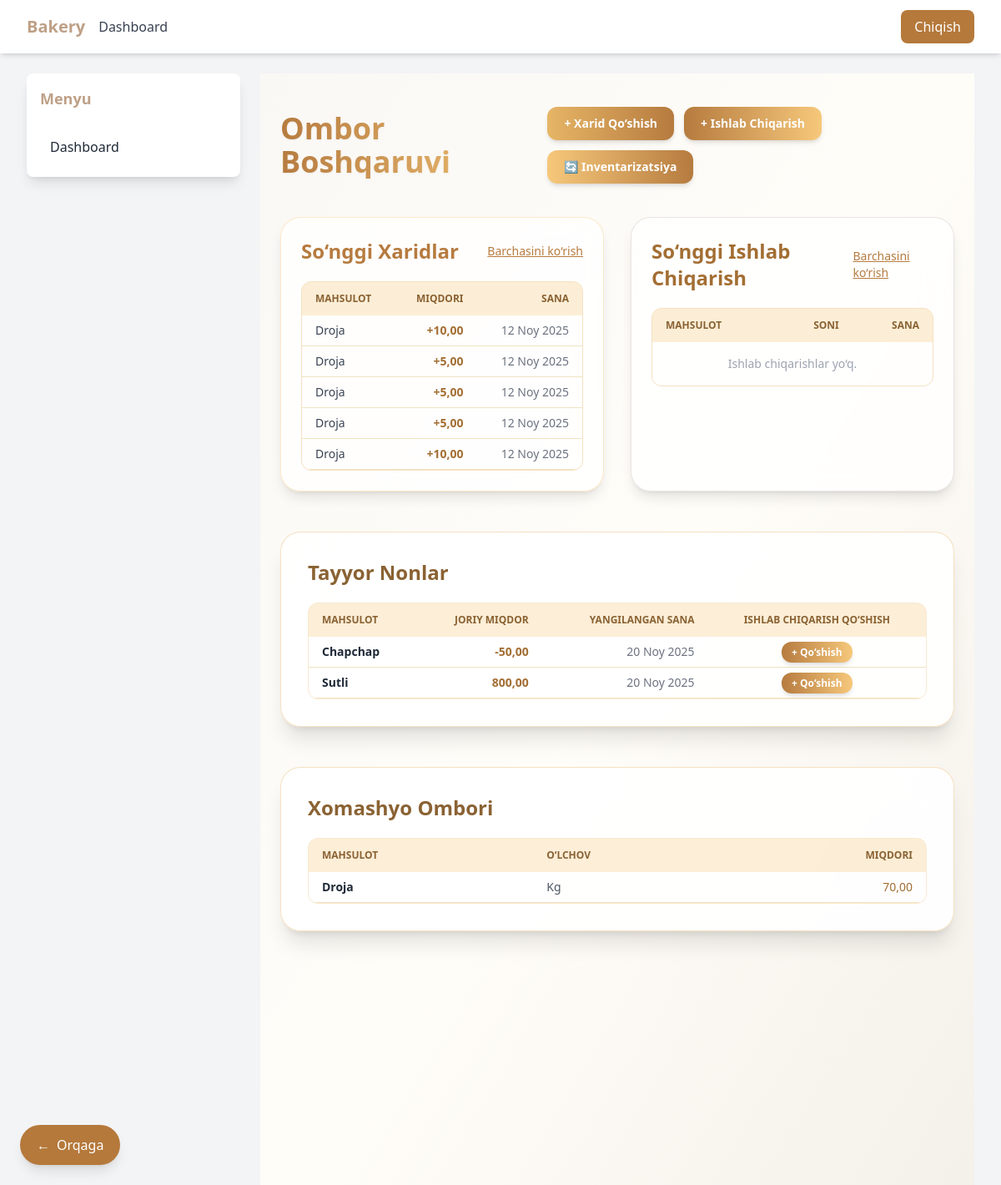
Screenshot of /inventory/ with the database file from the repository.
### inventory/models.py (models this page shows, shortened)
class Purchase(models.Model):
    ingredient = models.ForeignKey(Ingredient, on_delete=models.CASCADE, related_name='purchases')
    quantity = models.DecimalField(**DECIMAL_KWARGS)
    price = models.DecimalField(max_digits=12, decimal_places=2, null=True, blank=True)
    date = models.DateTimeField(auto_now_add=True)
    note = models.TextField(blank=True)
    class Meta:
        verbose_name = _("Purchase")
        verbose_name_plural = _("Purchases")
        ordering = ['-date']

class Ingredient(models.Model):
    name = models.CharField(max_length=200, unique=True)
    quantity = models.DecimalField(**DECIMAL_KWARGS, default=Decimal('0'))
    unit = models.ForeignKey(Unit, on_delete=models.PROTECT, related_name='ingredients')
    low_stock_threshold = models.DecimalField(
        **DECIMAL_KWARGS,
        default=Decimal('0'),
        help_text=_("Minimum quantity before alert (set by admin)")
    )
    class Meta:
        verbose_name = _("Ingredient")
        verbose_name_plural = _("Ingredients")
    @property
    def is_low_stock(self):
        if self.low_stock_threshold is None:
            return False
        return self.quantity <= self.low_stock_threshold

class BakeryProductStock(models.Model):
    product = models.ForeignKey('products.Product', on_delete=models.CASCADE, related_name='bakery_stocks')
    quantity = models.DecimalField(max_digits=12, decimal_places=3, default=0)
    pinned = models.BooleanField(default=False)
    updated_at = models.DateTimeField(auto_now=True)

class Unit(models.Model):
    name = models.CharField(max_length=50, unique=True)
    short = models.CharField(max_length=10, blank=True)
    class Meta:
        verbose_name = _("Unit")
        verbose_name_plural = _("Units")

### products/models.py (models this page shows, shortened)
class Product(models.Model):
    name = models.CharField(max_length=150, unique=True)
    description = models.TextField(blank=True, null=True)
    is_active = models.BooleanField(default=True)
    created_at = models.DateTimeField(auto_now_add=True)
    updated_at = models.DateTimeField(auto_now=True)
    class Meta:
        verbose_name = "Mahsulot"
        verbose_name_plural = "Mahsulotlar"

### inventory/views.py (the view)
# urls.py: path("", views.inventory_dashboard, name="inventory_dashboard"),
def inventory_dashboard(request):
    ingredients = Ingredient.objects.select_related("unit").all().order_by("name")
    bakery_products = BakeryProductStock.objects.select_related("product").all().order_by("-pinned", "product__name")
    recent_purchases = Purchase.objects.select_related("ingredient").order_by("-date")[:5]
    recent_productions = Production.objects.select_related("product").order_by("-date")[:5]
    low_stock_ingredients = [ing for ing in ingredients if ing.quantity <= ing.low_stock_threshold]
    context = {
        "ingredients": ingredients,
        "bakery_stocks": bakery_products,
        "recent_purchases": recent_purchases,
        "recent_bakery_productions": recent_productions,
        "low_stock_ingredients": low_stock_ingredients,
    }
    return render(request, "inventory/dashboard.html", context)

### inventory/templates/inventory/dashboard.html (shortened to what this page needs)
{% extends "base.html" %}
{% block content %}
<div class="min-h-screen bg-gradient-to-br from-[#FAF8F5] via-[#FFFDF8] to-[#F6C87B]/10 py-10 px-6">
  <div class="flex flex-col sm:flex-row sm:items-center sm:justify-between mb-10">
    <h1 class="text-4xl font-extrabold text-transparent bg-clip-text bg-gradient-to-r from-[#B67B3F] to-[#F6C87B] drop-shadow-sm mb-4 sm:mb-0">
    </h1>
    <div class="flex gap-3 flex-wrap">
      <a href="{% url 'inventory:purchase_create' %}"
         class="bg-gradient-to-r from-[#E6B566] to-[#B67B3F] hover:from-[#DFAE59] hover:to-[#9C6A33] text-white px-5 py-2.5 rounded-xl shadow-md hover:shadow-lg transition-all transform hover:-translate-y-0.5 text-sm font-semibold">
         + Xarid Qo‘shish
      </a>
      <a href="{% url 'inventory:production_create' %}"
         class="bg-gradient-to-r from-[#B67B3F] to-[#F6C87B] hover:from-[#A36E33] hover:to-[#F1C05A] text-white px-5 py-2.5 rounded-xl shadow-md hover:shadow-lg transition-all transform hover:-translate-y-0.5 text-sm font-semibold">
         + Ishlab Chiqarish
      </a>
      <a href="{% url 'inventory:inventory_revision' %}"
         class="bg-gradient-to-r from-[#F6C87B] to-[#B67B3F] hover:from-[#E6B566] hover:to-[#9C6A33] text-white px-5 py-2.5 rounded-xl shadow-md hover:shadow-lg transition-all transform hover:-translate-y-0.5 text-sm font-semibold">
         🔄 Inventarizatsiya
      </a>
    </div>
  </div>
  <div class="grid grid-cols-1 lg:grid-cols-2 gap-8 mb-12">
    <div class="bg-white/80 backdrop-blur-lg rounded-3xl shadow-lg border border-[#F6C87B]/40 hover:border-[#E6B566]/70 transition-all p-6">
      <div class="flex justify-between items-center mb-5">
        <h2 class="text-2xl font-bold text-[#B67B3F]">So‘nggi Xaridlar</h2>
        <a href="{% url 'inventory:purchase_list' %}" class="text-[#B67B3F] hover:text-[#9C6A33] text-sm font-medium underline">Barchasini ko‘rish</a>
      </div>
      <div class="overflow-x-auto rounded-xl border border-[#E6B566]/40">
        <table class="w-full text-sm text-left text-gray-700">
          <thead class="bg-[#F6C87B]/30 text-[#8A6233] uppercase text-xs">
            <tr>
              <th class="px-4 py-3">Mahsulot</th>
              <th class="px-4 py-3 text-right">Miqdori</th>
              <th class="px-4 py-3 text-right">Sana</th>
            </tr>
          </thead>
          <tbody>
            {% for purchase in recent_purchases %}
            <tr class="border-b border-[#F1E3C2] hover:bg-[#FFF8E5] transition-all">
              <td class="px-4 py-2 font-medium">{{ purchase.ingredient.name }}</td>
              <td class="px-4 py-2 text-right text-[#A36E33] font-semibold">+{{ purchase.quantity|floatformat:2 }}</td>
              <td class="px-4 py-2 text-right text-gray-500">{{ purchase.date|date:"d M Y" }}</td>
            </tr>
            {% empty %}
            <tr><td colspan="3" class="text-center py-4 text-gray-400">Xaridlar mavjud emas.</td></tr>
            {% endfor %}
          </tbody>
        </table>
      </div>
    </div>
    <div class="bg-white/80 backdrop-blur-lg rounded-3xl shadow-lg border border-[#D9D3D0]/60 hover:border-[#B67B3F]/60 transition-all p-6">
      <div class="flex justify-between items-center mb-5">
        <h2 class="text-2xl font-bold text-[#A36E33]">So‘nggi Ishlab Chiqarish</h2>
        <a href="{% url 'inventory:production_history' %}" class="text-[#B67B3F] hover:text-[#9C6A33] text-sm font-medium underline">Barchasini ko‘rish</a>
      </div>
      <div class="overflow-x-auto rounded-xl border border-[#E6B566]/40">
        <table class="w-full text-sm text-left text-gray-700">
          <thead class="bg-[#F6C87B]/30 text-[#8A6233] uppercase text-xs">
            <tr>
              <th class="px-4 py-3">Mahsulot</th>
              <th class="px-4 py-3 text-right">Soni</th>
              <th class="px-4 py-3 text-right">Sana</th>
            </tr>
          </thead>
          <tbody>
            {% for production in recent_bakery_productions %}
            <tr class="border-b border-[#F1E3C2] hover:bg-[#FFF8E5] transition-all">
              <td class="px-4 py-2 font-medium">{{ production.product.name }}</td>
              <td class="px-4 py-2 text-right text-[#A36E33] font-semibold">+{{ production.quantity_produced|floatformat:2 }}</td>
              <td class="px-4 py-2 text-right text-gray-500">{{ production.date|date:"d M Y" }}</td>
            </tr>
            {% empty %}
            <tr><td colspan="3" class="text-center py-4 text-gray-400">Ishlab chiqarishlar yo‘q.</td></tr>
            {% endfor %}
          </tbody>
        </table>
      </div>
    </div>
  </div>
    <div class="bg-white/90 backdrop-blur-xl rounded-3xl shadow-xl border border-[#E6B566]/40 hover:border-[#B67B3F]/50 transition-all p-8 mb-12">
      <h2 class="text-2xl font-bold text-[#8A6233] mb-5">Tayyor Nonlar</h2>
      <div class="rounded-xl border border-[#E6B566]/30 overflow-hidden">
        <table class="w-full table-auto text-sm text-left text-gray-700">
          <thead class="bg-[#F6C87B]/30 text-[#8A6233] uppercase text-xs">
            <tr>
              <th class="px-4 py-3">Mahsulot</th>
              <th class="px-4 py-3 text-right">Joriy Miqdor</th>
              <th class="px-4 py-3 text-right">Yangilangan sana</th>
              <th class="px-4 py-3 text-center">Ishlab Chiqarish Qo‘shish</th>
            </tr>
          </thead>
          <tbody>
            {% for stock in bakery_stocks %}
            <tr class="border-b border-[#F1E3C2] hover:bg-[#FFF8E5] transition-all">
              <td class="px-4 py-2 font-semibold text-gray-800">{{ stock.product.name }}</td>
              <td class="px-4 py-2 text-right text-[#A36E33] font-semibold">{{ stock.quantity|floatformat:2 }}</td>
              <td class="px-4 py-2 text-right text-gray-500">{{ stock.updated_at|date:"d M Y" }}</td>
              <td class="px-4 py-2 text-center">
                <a href="{% url 'inventory:daily_production_entry' %}"
                   class="bg-gradient-to-r from-[#B67B3F] to-[#F6C87B] hover:from-[#A36E33] hover:to-[#F1C05A] text-white px-3 py-1 rounded-xl shadow-md hover:shadow-lg transition-all text-xs font-semibold">
                   + Qo‘shish
                </a>
              </td>
            </tr>
            {% empty %}
            <tr>
              <td colspan="4" class="text-center py-4 text-gray-400">Tayyor mahsulotlar mavjud emas.</td>
            </tr>
            {% endfor %}
          </tbody>
        </table>
      </div>
    </div>
  <div class="bg-white/90 backdrop-blur-xl rounded-3xl shadow-xl border border-[#E6B566]/40 hover:border-[#B67B3F]/50 transition-all p-8">
    <h2 class="text-2xl font-bold text-[#8A6233] mb-5">Xomashyo Ombori</h2>
    <div class="rounded-xl border border-[#E6B566]/30 overflow-hidden">
      <table class="w-full table-auto text-sm text-left text-gray-700">
        <thead class="bg-[#F6C87B]/30 text-[#8A6233] uppercase text-xs">
          <tr>
            <th class="px-4 py-3">Mahsulot</th>
            <th class="px-4 py-3">O‘lchov</th>
            <th class="px-4 py-3 text-right">Miqdori</th>
          </tr>
        </thead>
        <tbody>
          {% for ingredient in ingredients %}
          <tr class="border-b border-[#F1E3C2] hover:bg-[#FFF8E5] transition-all {% if ingredient.is_low_stock %}bg-red-50{% endif %}">
            <td class="px-4 py-2 font-semibold text-gray-800 truncate max-w-[150px]">{{ ingredient.name }}</td>
            <td class="px-4 py-2 text-gray-600">{{ ingredient.unit.short|default:ingredient.unit.name }}</td>
            <td class="px-4 py-2 text-right font-medium {% if ingredient.is_low_stock %}text-red-600{% else %}text-[#A36E33]{% endif %}">
              {{ ingredient.quantity|floatformat:2 }}
            </td>
          </tr>
          {% empty %}
          <tr><td colspan="3" class="text-center py-4 text-gray-400">Mahsulotlar topilmadi.</td></tr>
          {% endfor %}
        </tbody>
      </table>
    </div>
  </div>
</div>
{% endblock %}

### templates/base.html (style rules this page uses)
html { scroll-behavior: smooth; }
body { max-width: 100%; overflow-x: auto; }
body { padding-top: 64px; }

### rows the page displays
Purchase: ingredient.name "Droja", quantity "10,00", date "12 Noy 2025"
Purchase: ingredient.name "Droja", quantity "5,00", date "12 Noy 2025"
Purchase: ingredient.name "Droja", quantity "5,00", date "12 Noy 2025"
Purchase: ingredient.name "Droja", quantity "5,00", date "12 Noy 2025"
Purchase: ingredient.name "Droja", quantity "10,00", date "12 Noy 2025"
BakeryProductStock: product.name "Chapchap", quantity "-50,00", updated_at "20 Noy 2025"
BakeryProductStock: product.name "Sutli", quantity "800,00", updated_at "20 Noy 2025"
Ingredient: name "Droja", unit.short "Kg", quantity "70,00"
